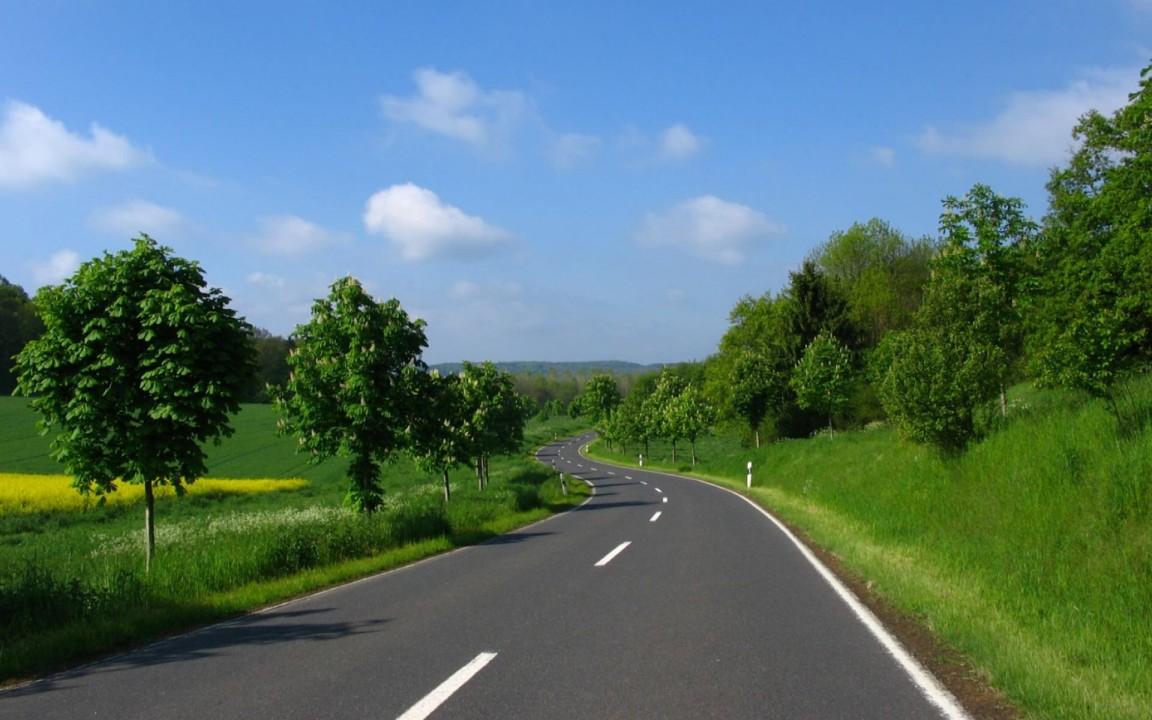
#> input picture assets/road.jpg, 1152 x 720 px
$ python operations_basic.py
#> lines starting #> are read from the running program, lines starting #| are printed output that depends on the picture; after the words box and inside, x2 and y2 are one past the last pixel; in counts of white or black regions, pixels touching at a corner belong together
import cv2

img = cv2.imread('../assets/road.jpg')
#> img is the input picture: shape (720, 1152, 3); mean B, G, R 111.6, 116.1, 87.2

# Access pixel value
print('pixel 100, 100: ', img[100, 100])
#| pixel 100, 100:  [233 166 111]

# Access single channel value
print('pixel 100, 100, red: ', img.item(100, 100, 2))
#| pixel 100, 100, red:  111

# Set channel value
img.itemset((100, 100, 2), 100)
#> img: shape (720, 1152, 3); under 0.01% of pixels changed, all inside (x1, y1, x2, y2) = (100, 100, 101, 101)
print('Modified pixel 100, 100, red: ', img.item(100, 100, 2))
#| Modified pixel 100, 100, red:  100

# Shape/Dimensions
print('Shape: ', img.shape)
#| Shape:  (720, 1152, 3)
print('No. of Elements: ', img.size)
#| No. of Elements:  2488320
print('Data Type: ', img.dtype)
#| Data Type:  uint8

# Region Of Interest
tree = img[225:600, 0:267]
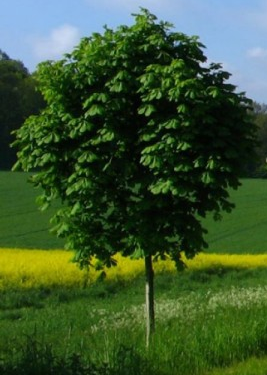
#> tree: shape (375, 267, 3); mean B, G, R 48.5, 85.9, 59.2

x = 120
y = 40
print(tree.shape)
#| (375, 267, 3)
img[y:y+tree.shape[0], x:x+tree.shape[1]] = tree
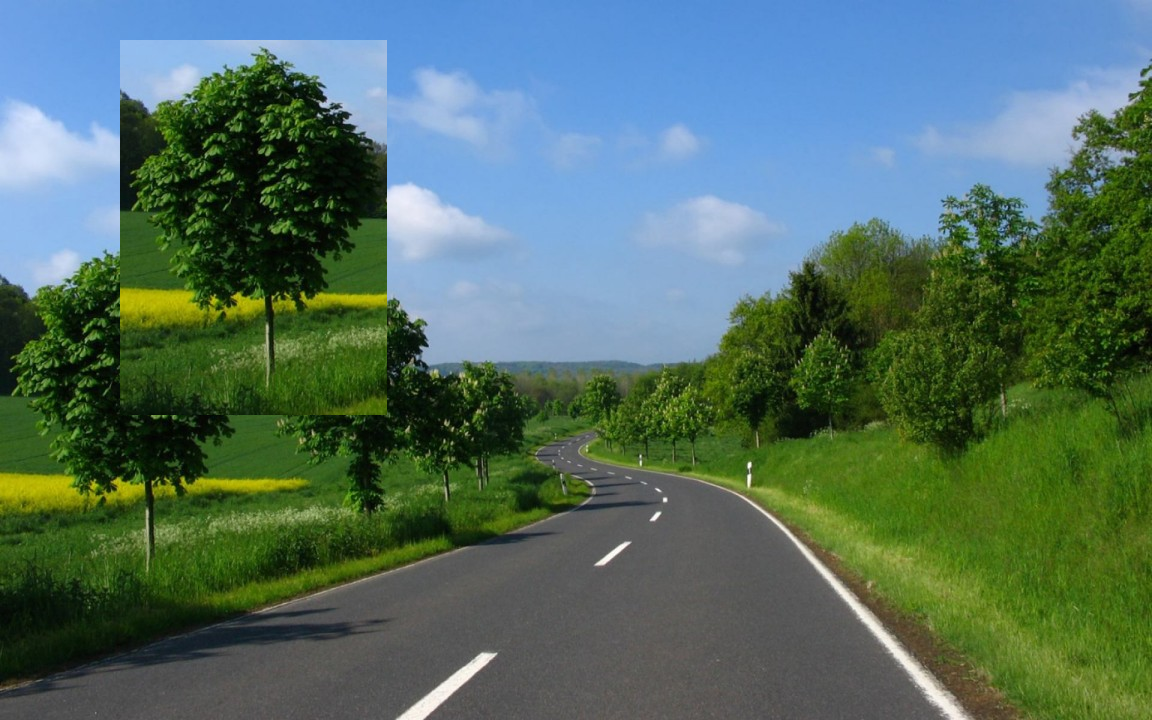
#> img: shape (720, 1152, 3); mean B, G, R 98.2, 110.4, 82.9

# Remove Green Channel
img[:, :, 1] = 0
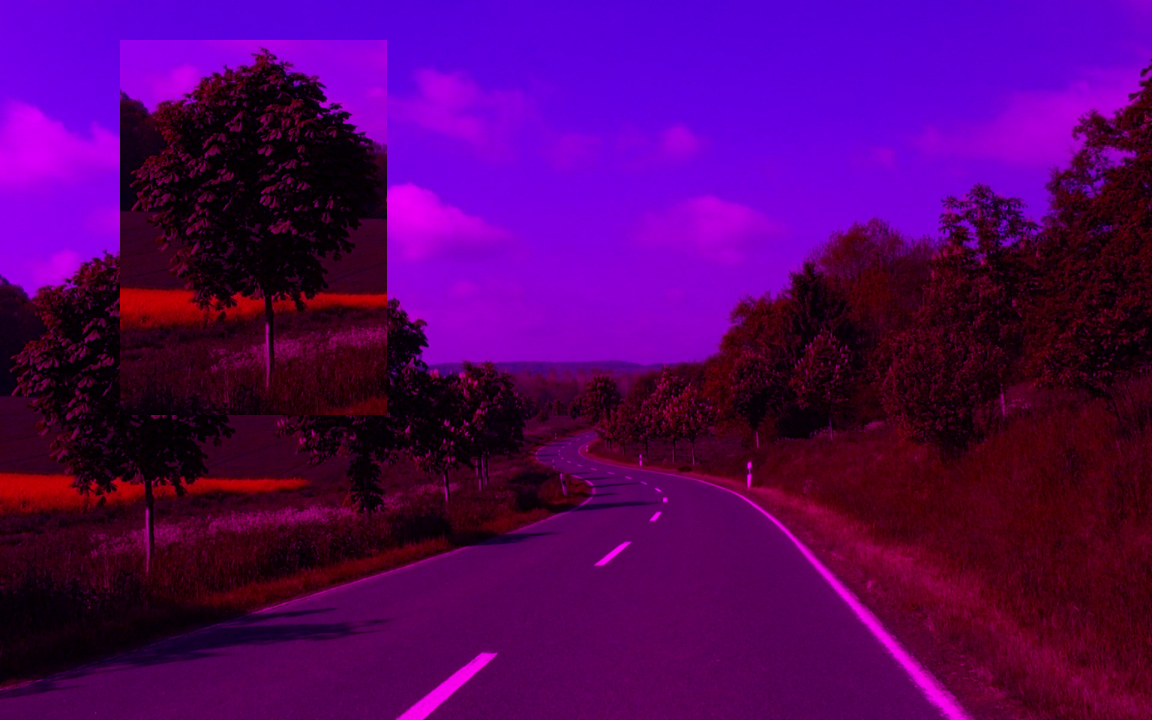
#> img: shape (720, 1152, 3); mean B, G, R 98.2, 0, 82.9

# Add Border
img = cv2.copyMakeBorder(img, 10, 10, 10, 10, cv2.BORDER_CONSTANT, value=(150, 150, 0))
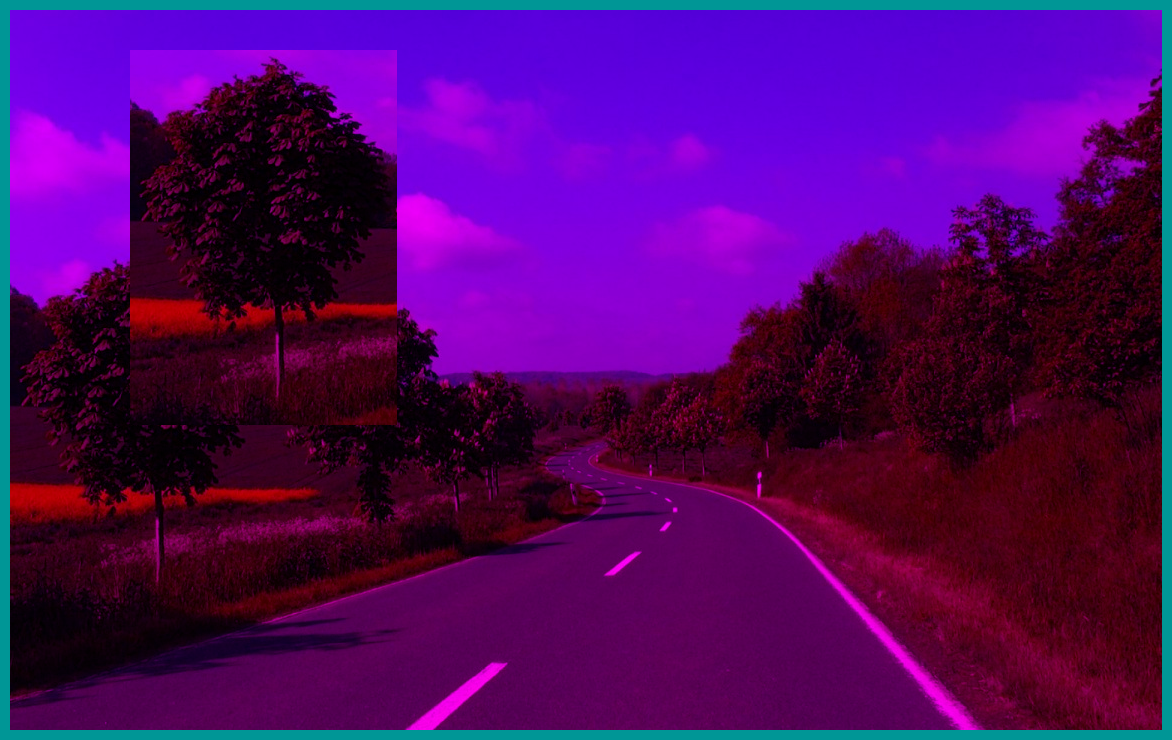
#> img: shape (740, 1172, 3); mean B, G, R 100.5, 6.5, 79.3

cv2.imshow('image', img)
cv2.waitKey(0)
cv2.destroyAllWindows()

$ run again, with assets/sudoku.jpg copied over assets/road.jpg
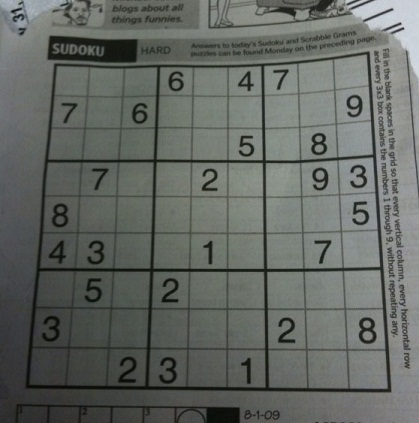
#> input picture assets/sudoku.jpg, 419 x 423 px
#> img is the input picture: shape (423, 419, 3); mean B, G, R 98.9, 103.6, 99.4
#| pixel 100, 100:  [ 98 106  99]
#| pixel 100, 100, red:  99
#| Modified pixel 100, 100, red:  100
#| Shape:  (423, 419, 3)
#| No. of Elements:  531711
#| Data Type:  uint8
#> `tree = img[225:600, 0:267]`:
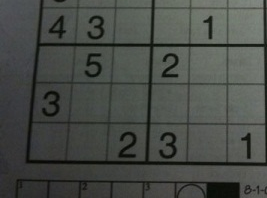
#> tree: shape (198, 267, 3); mean B, G, R 71.2, 75.8, 72.2
#| (198, 267, 3)
#> `img = cv2.copyMakeBorder(img, 10, 10, 10, 10, cv2.BORDER_CONSTANT, val..`:
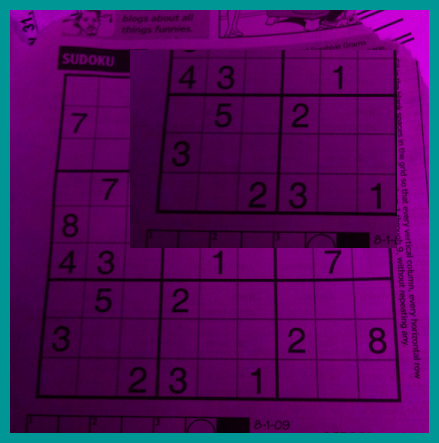
#> img: shape (443, 439, 3); mean B, G, R 92.8, 13.3, 80.1

$ run again, with assets/image.png saved as assets/road.jpg
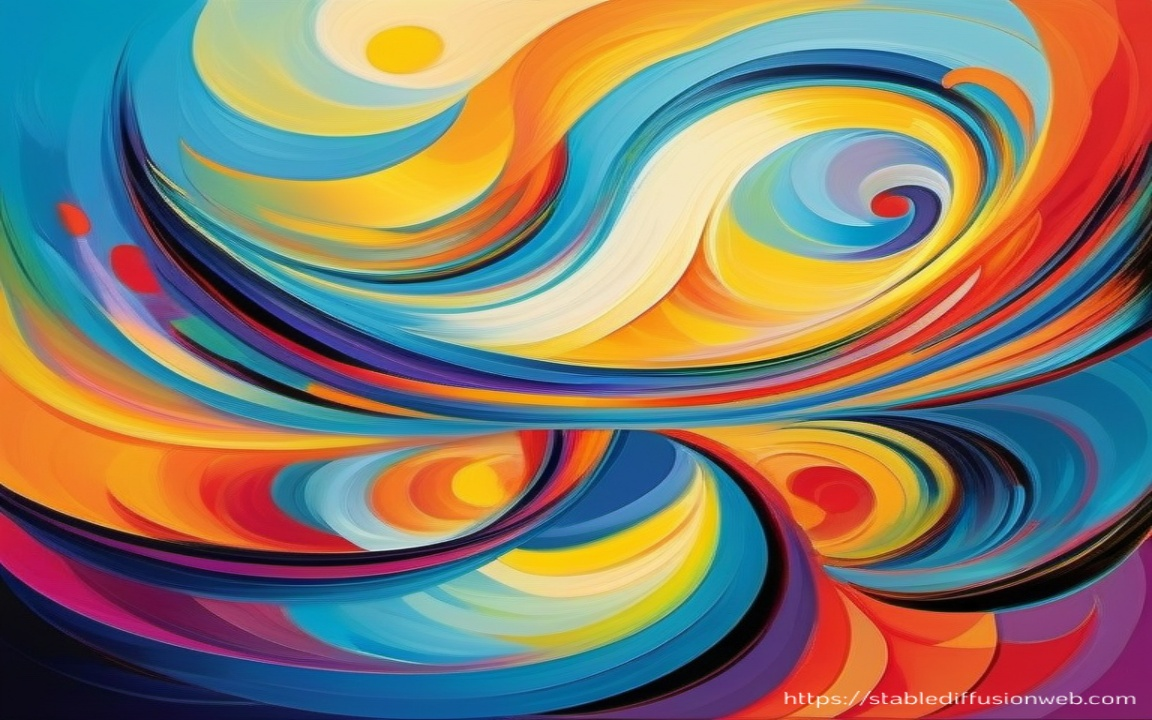
#> input picture assets/image.png, 1152 x 720 px
#> img is the input picture: shape (720, 1152, 3); mean B, G, R 107.1, 122.8, 134
#| pixel 100, 100:  [193 148  21]
#| pixel 100, 100, red:  21
#| Modified pixel 100, 100, red:  100
#| Shape:  (720, 1152, 3)
#| No. of Elements:  2488320
#| Data Type:  uint8
#> `tree = img[225:600, 0:267]`:
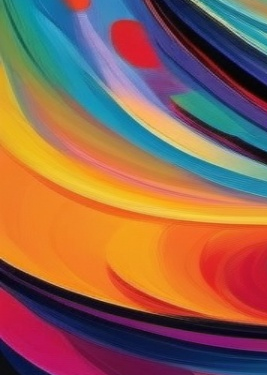
#> tree: shape (375, 267, 3); mean B, G, R 80.5, 99.3, 144.3
#| (375, 267, 3)
#> `img = cv2.copyMakeBorder(img, 10, 10, 10, 10, cv2.BORDER_CONSTANT, val..`:
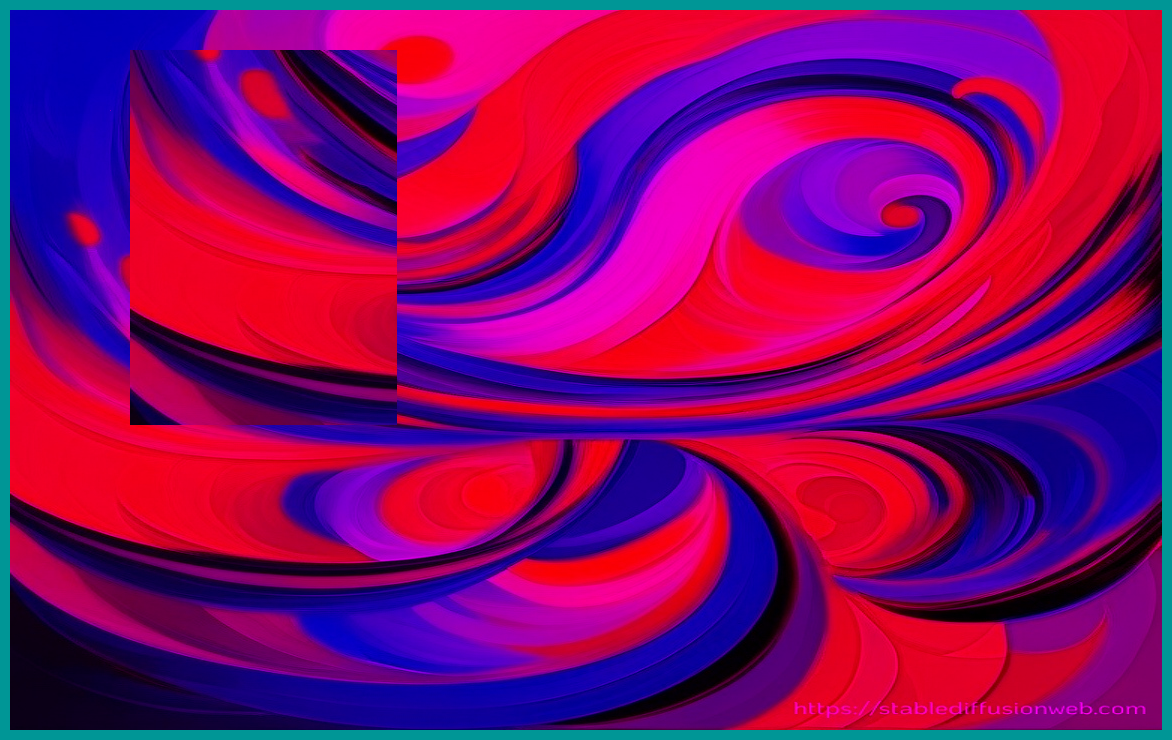
#> img: shape (740, 1172, 3); mean B, G, R 103.7, 6.5, 131.6
